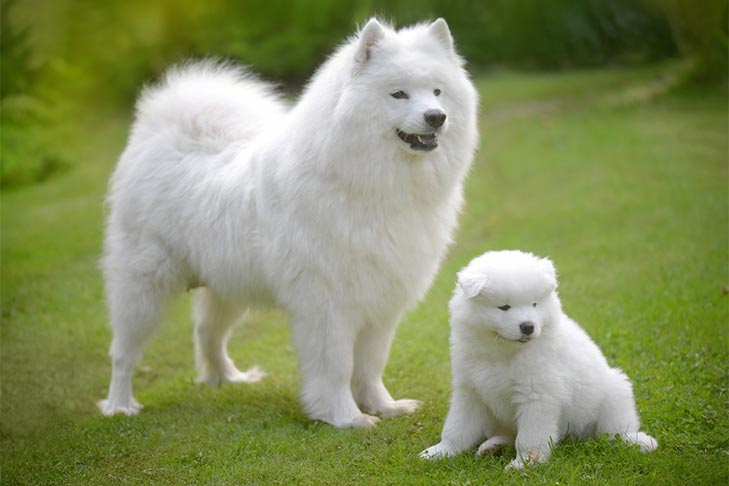
#> input picture images/dog.jpg, 729 x 486 px
$ python canny_edge.py
#> lines starting #> are read from the running program, lines starting #| are printed output that depends on the picture; after the words box and inside, x2 and y2 are one past the last pixel; in counts of white or black regions, pixels touching at a corner belong together
#import opencv library
import cv2 as cv

#read the image from computer
img = cv.imread('images/dog.jpg')
#> img is the input picture: shape (486, 729, 3); mean B, G, R 95.4, 143.7, 133.7
cv.imshow('original image', img)

#canny edge detection code
edges = cv.Canny(img, 110, 210)
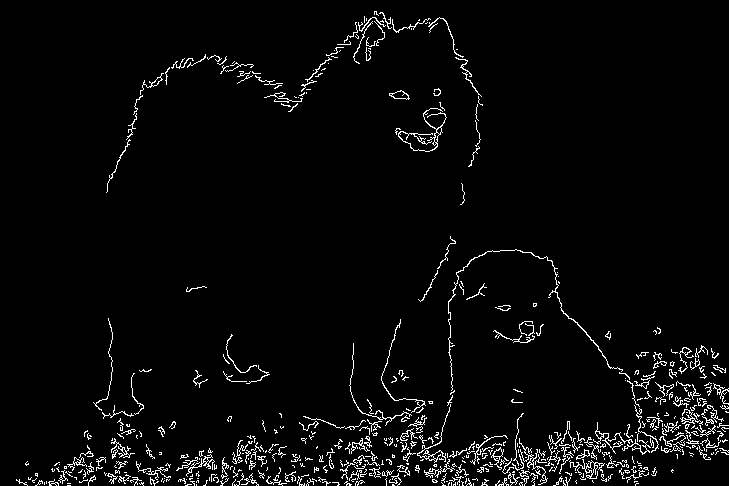
#> edges: shape (486, 729); 3.4% white in thin lines or dots
cv.imshow('edge detected image', edges)

cv.waitKey(0)

$ run again, with images/ad_d1.jpg copied over images/dog.jpg
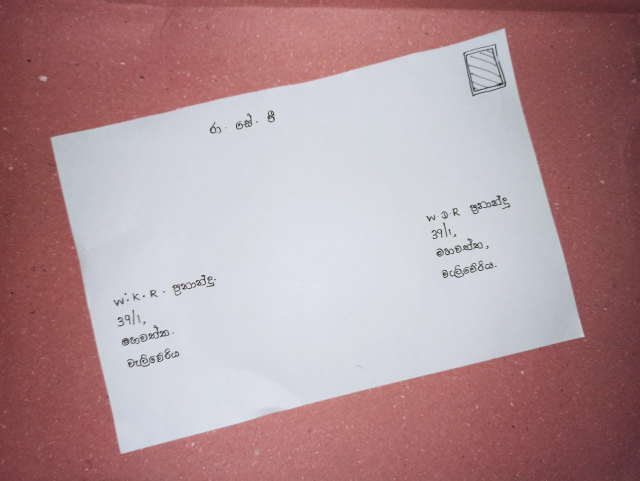
#> input picture images/ad_d1.jpg, 1280 x 961 px (shown at 1/2 size)
#> img is the input picture: shape (961, 1280, 3); mean B, G, R 152.2, 147.6, 177.6
#> `edges = cv.Canny(img, 110, 210)`:
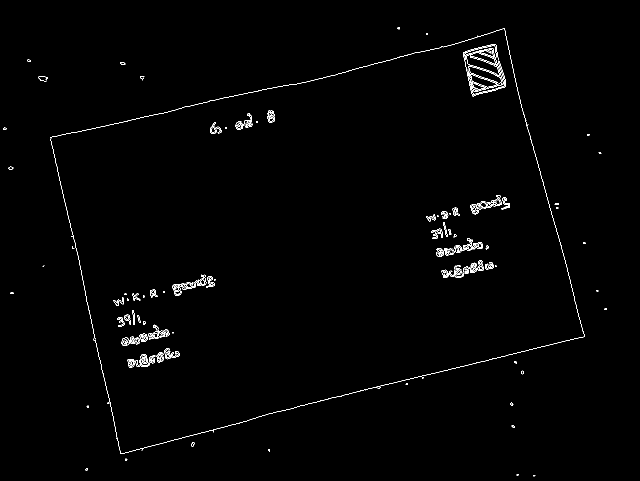
#> edges: shape (961, 1280) (shown at 1/2 size); 0.85% white in thin lines or dots, all inside (x1, y1, x2, y2) = (7, 54, 1213, 953)

$ run again, with images/ad_d5.jpg copied over images/dog.jpg
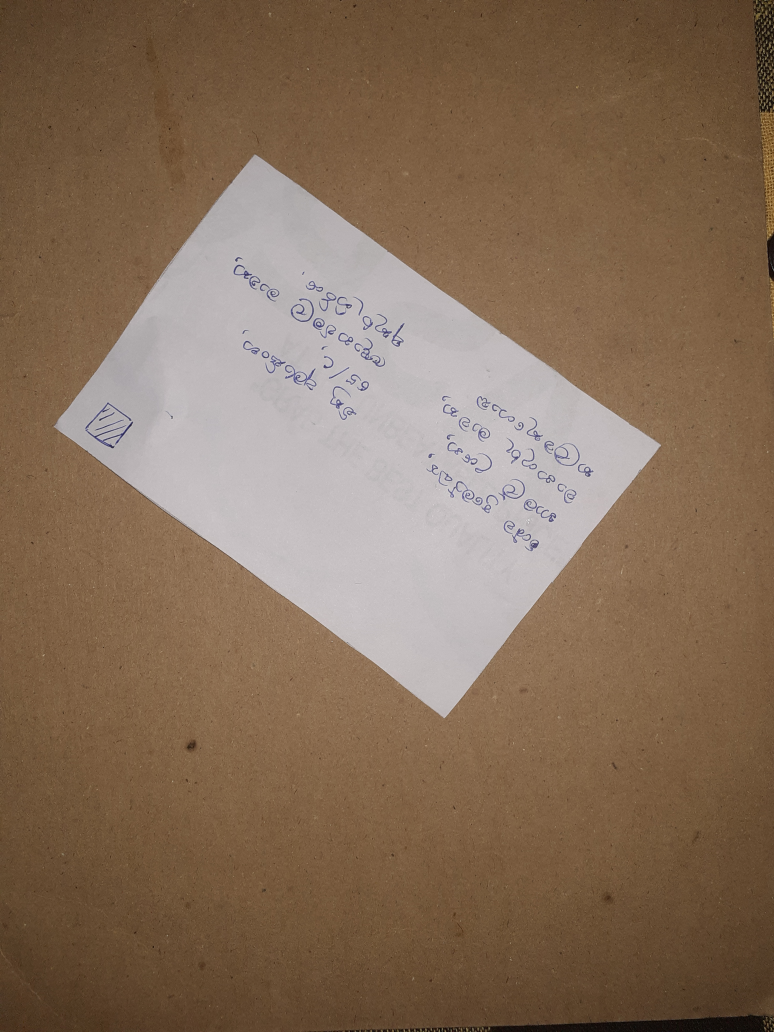
#> input picture images/ad_d5.jpg, 3096 x 4128 px (shown at 1/4 size)
#> img is the input picture: shape (4128, 3096, 3); mean B, G, R 89.4, 110.1, 133.3
#> `edges = cv.Canny(img, 110, 210)`:
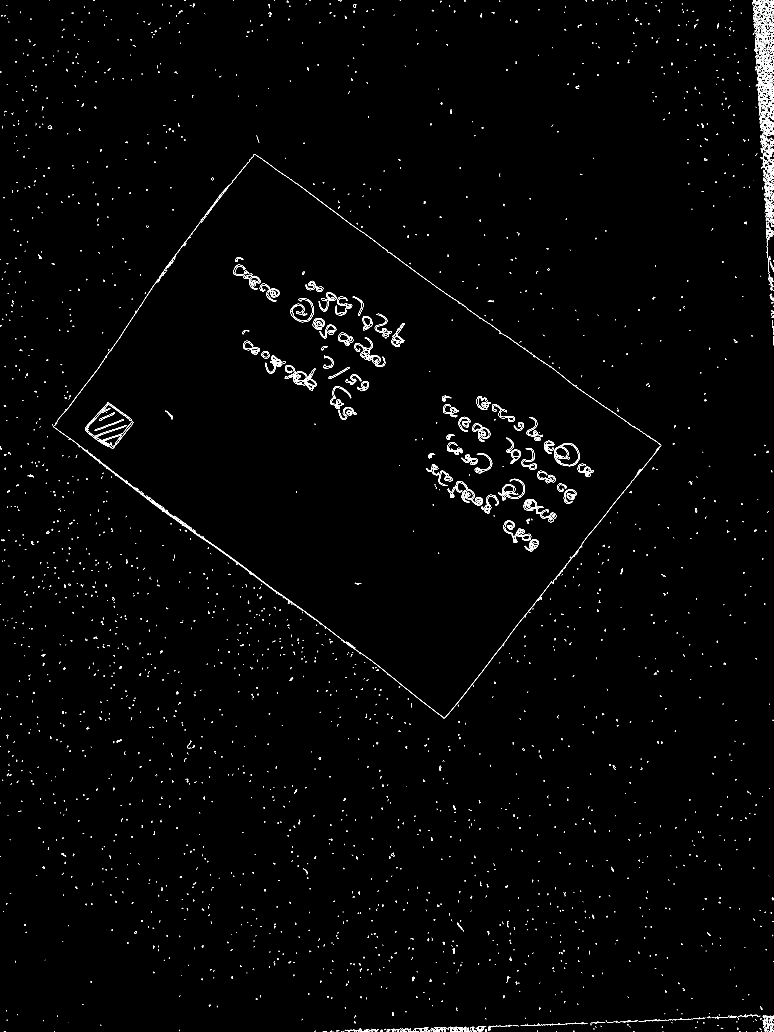
#> edges: shape (4128, 3096) (shown at 1/4 size); 0.71% white in thin lines or dots
